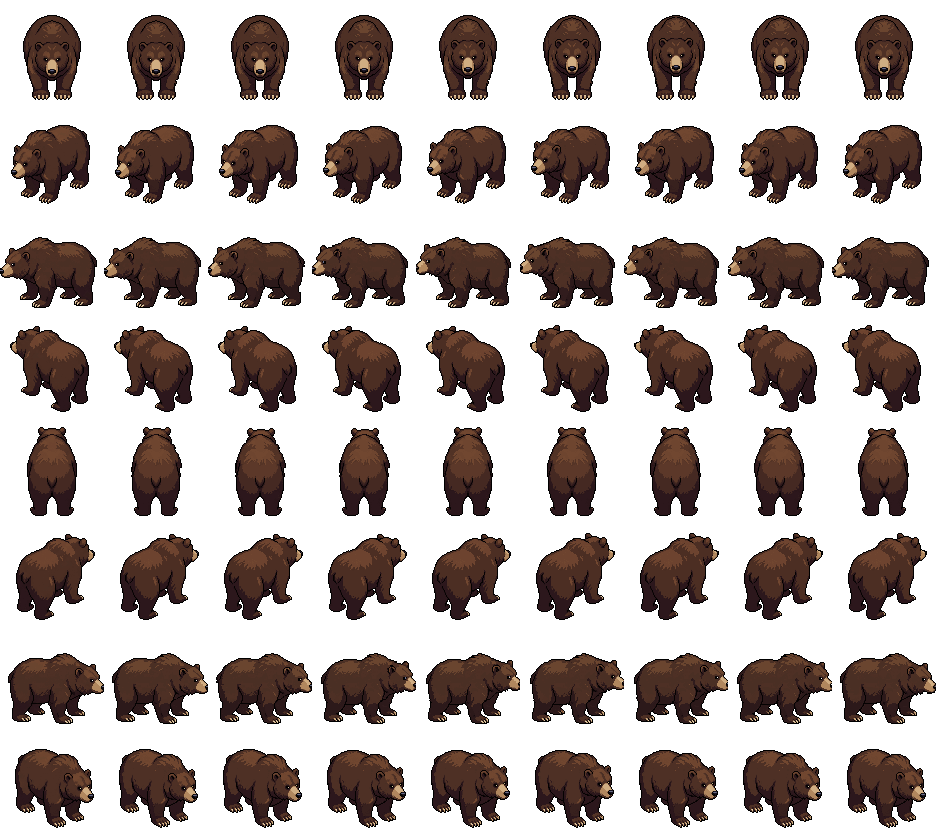
#> input picture img/characters/anim8/Bear_Idle8.png, 936 x 832 px, given in place of Morze_Macka.png, which was not available
$ python zestawienie.py
#> lines starting #> are read from the running program, lines starting #| are printed output that depends on the picture
# -*- coding: utf-8 -*-
"""python tools/potwory/art/zestawienie.py -> docs/zadania_nowe/potwory_gra/: paski klatek (chód S i E, cios, upadek) każdego potwora i macki + zestawienie.png"""
import os, shutil
from PIL import Image, ImageDraw
HERE = os.path.dirname(os.path.abspath(__file__))
ROOT = os.path.abspath(os.path.join(HERE, "..", "..", ".."))
OUT = os.path.join(ROOT, "docs", "zadania_nowe", "potwory_gra")
os.makedirs(OUT, exist_ok=True)
CH = os.path.join(ROOT, "tools", "potwory", "nowe", "img", "characters")
NAMES = {"topielec": "SeaDrowned", "krab": "SeaCrab", "rybolak": "SeaFolk", "mglak": "SeaFog", "wiedzma": "SeaWitch"}
rows = []
for key, look in NAMES.items():
    for part in ("Walk8", "Atk8", "Die8"):
        p = os.path.join(CH, "anim8", "Cr_%s_%s.png" % (look, part))
        if not os.path.exists(p): continue
        im = Image.open(p).convert("RGBA"); n = im.width // 96
        strip = Image.new("RGBA", (96 * n, 96 * 2), (0, 0, 0, 0))
        for k, r in enumerate((0, 6)): strip.alpha_composite(im.crop((0, r * 96, 96 * n, r * 96 + 96)), (0, k * 96))   # S and E rows
        bg = Image.new("RGBA", strip.size, (62, 78, 70, 255)); bg.alpha_composite(strip)
        bg = bg.resize((bg.width * 2, bg.height * 2), Image.NEAREST)
        bg.save(os.path.join(OUT, "pasek_%s_%s.png" % (key, part)))
        if part == "Walk8": rows.append((key, bg))
m = Image.open(os.path.join(CH, "Morze_Macka.png")).convert("RGBA")
#> m is the input picture: PIL image 936x832 RGBA; mean R, G, B, A 26, 16.1, 12.9, 99.3
mb = Image.new("RGBA", m.size, (40, 80, 110, 255)); mb.alpha_composite(m); mb = mb.resize((m.width * 2, m.height * 2), Image.NEAREST); mb.save(os.path.join(OUT, "pasek_macka.png"))
#> after `mb = Image.new('RGBA', m.size, (40, 80, 110, 255))`:
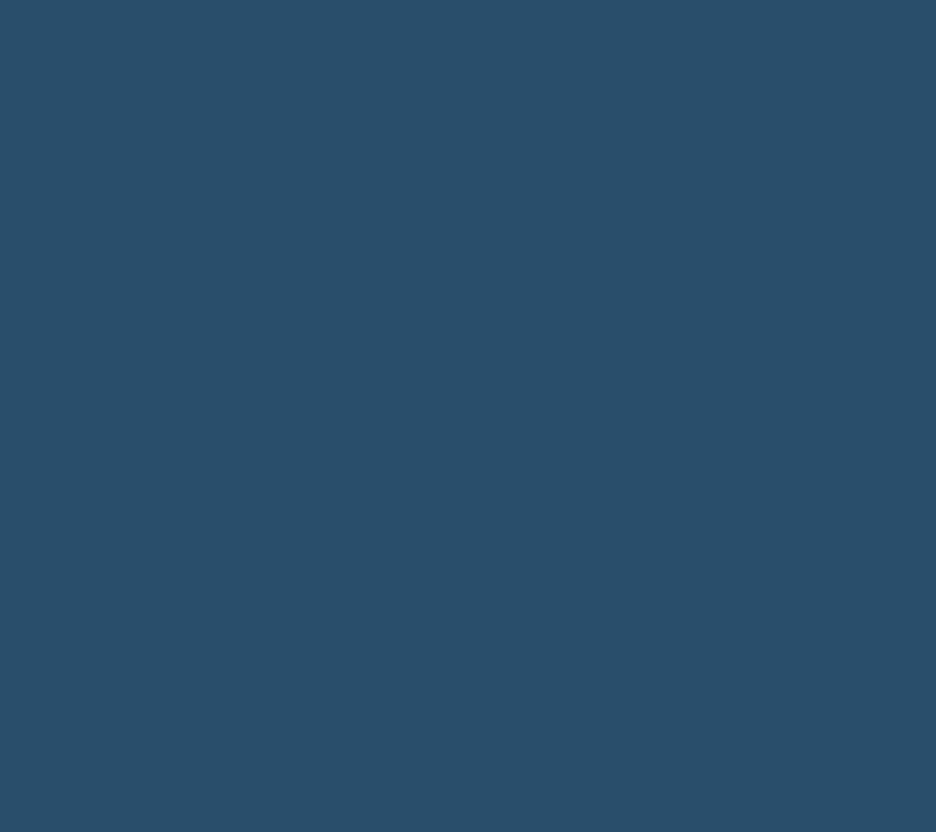
#> mb: PIL image 936x832 RGBA; mean R, G, B, A 40, 80, 110, 255
#> after `mb.alpha_composite(m)`:
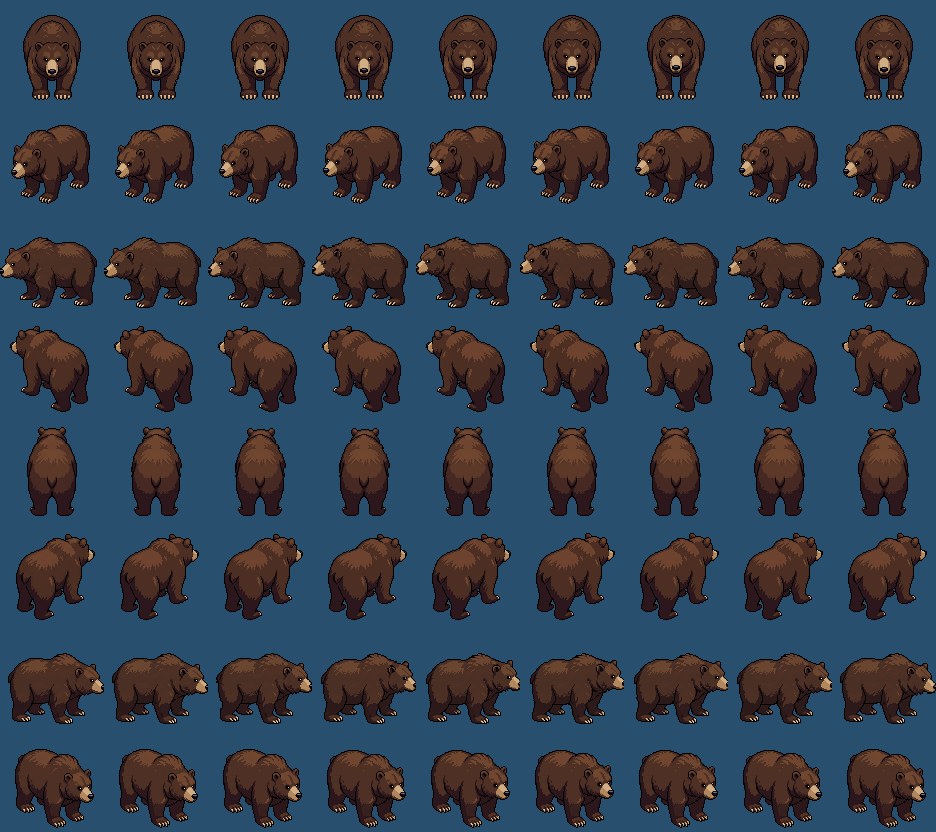
#> mb: PIL image 936x832 RGBA; mean R, G, B, A 50.4, 64.9, 80.1, 255
rows.append(("macka", mb))
W = max(r[1].width for r in rows); H = sum(r[1].height + 6 for r in rows)
sheet = Image.new("RGBA", (W, H), (30, 36, 34, 255)); d = ImageDraw.Draw(sheet); y = 0
#> after `sheet = Image.new('RGBA', (W, H), (30, 36, 34, 255))`:
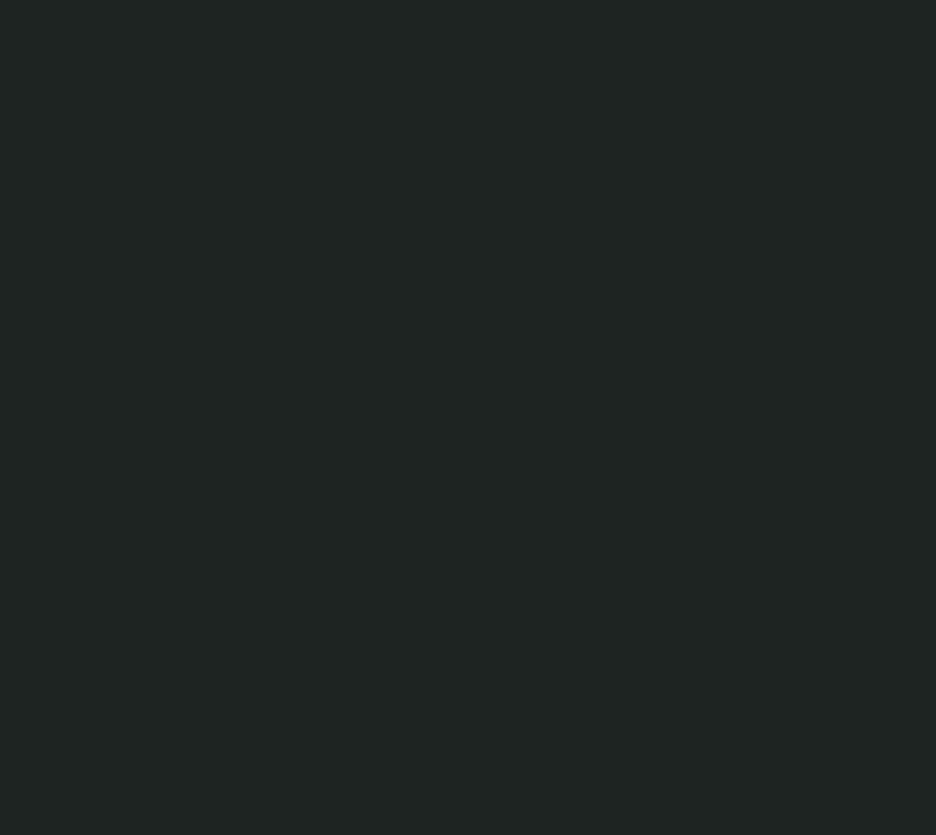
#> sheet: PIL image 1872x1670 RGBA (shown at 1/2 size); mean R, G, B, A 30, 36, 34, 255
for key, im in rows:
    sheet.alpha_composite(im, (0, y)); d.text((6, y + 4), key, fill=(255, 220, 90, 255)); y += im.height + 6
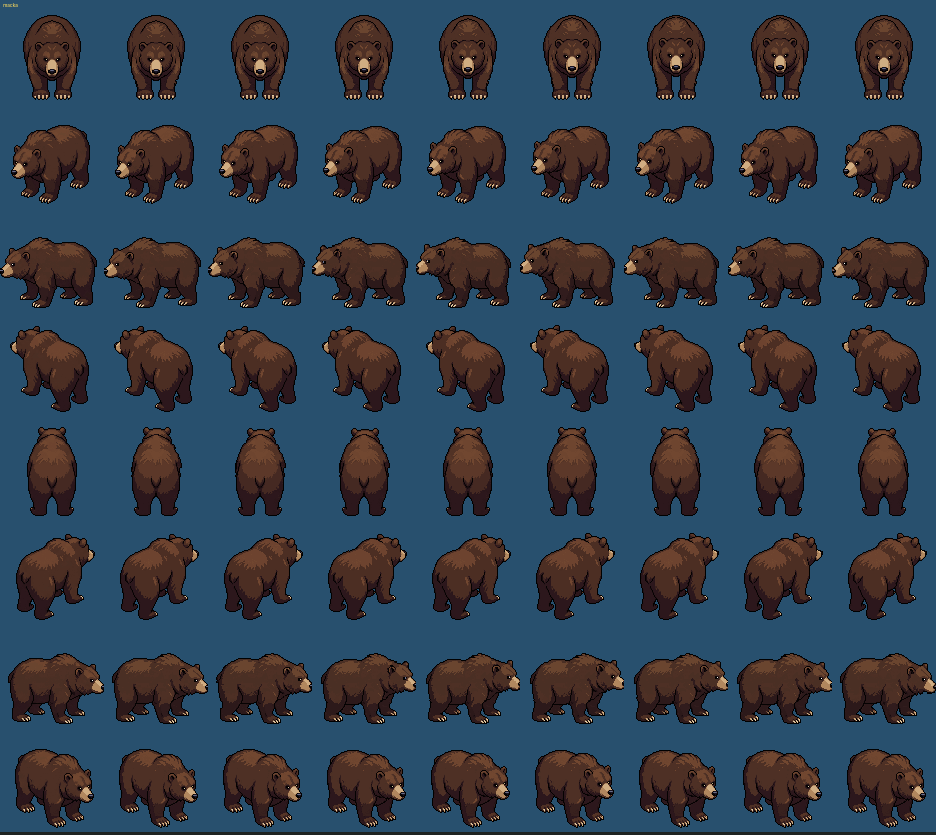
#> sheet: PIL image 1872x1670 RGBA (shown at 1/2 size); mean R, G, B, A 50.3, 64.8, 79.9, 255
sheet.save(os.path.join(OUT, "zestawienie.png"))
print("ok", OUT)
